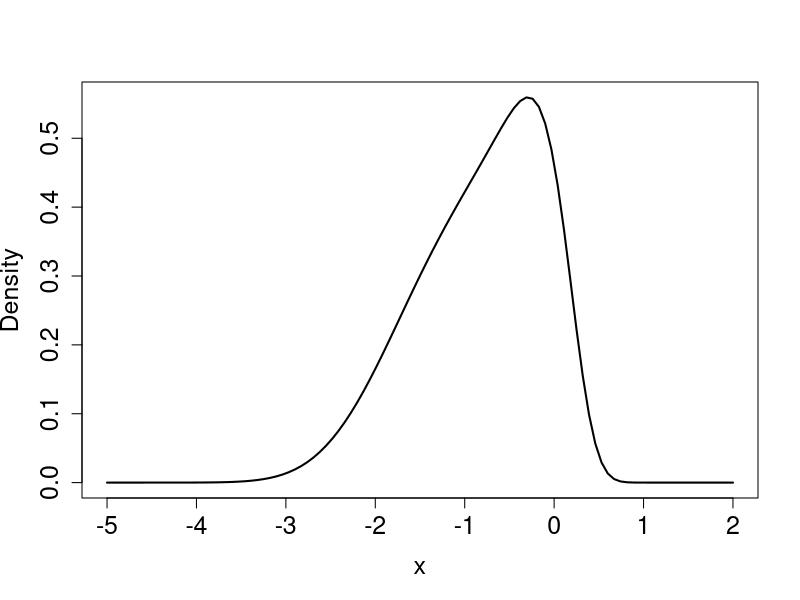
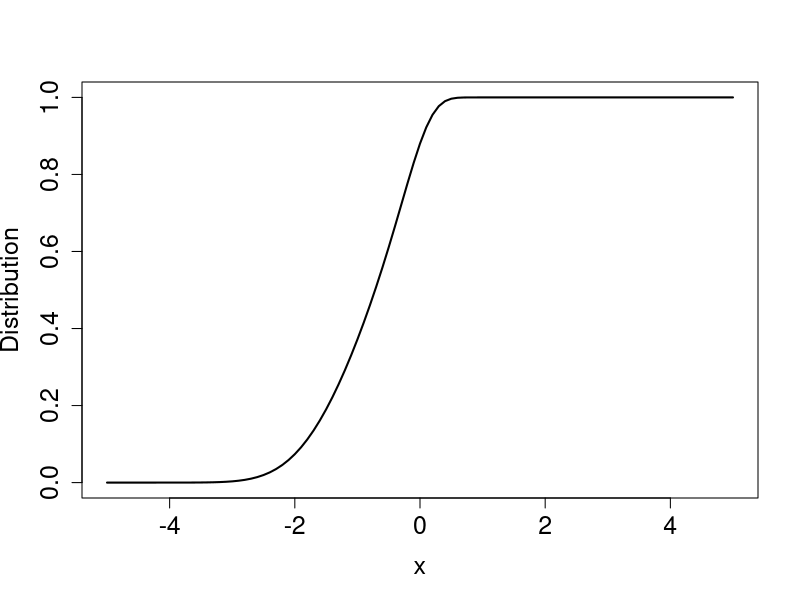
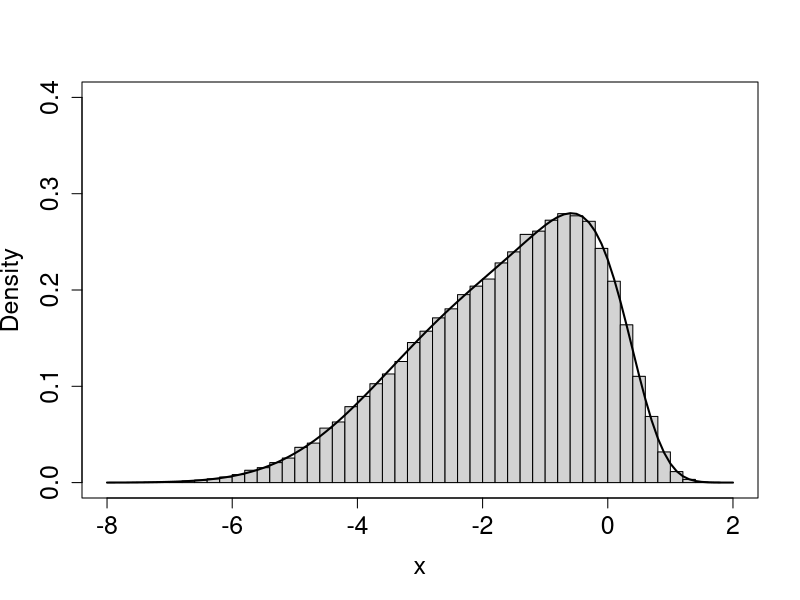

Write the R code that produced these figures, in order.
## ---- chunk 1
knitr::opts_chunk$set(echo = TRUE)
## ---- chunk 2
#######################################################################
# Original sinh-arcsinh
#######################################################################
rm(list=ls())
# PDF

dsas <- function(x,mu,sigma,epsilon,delta,log=FALSE){
  ifelse(sigma>0 & delta>0,
         logPDF <- dnorm(sinh(delta*asinh((x-mu)/sigma)-epsilon),0,1,log=T) + log(delta) + log(cosh(delta*asinh((x-mu)/sigma)-epsilon)) -0.5*log(1+(x-mu)^2/sigma^2) - log(sigma),
         logPDF <- 'parameters out of range')
  ifelse( is.numeric(logPDF),ifelse( log, return(logPDF), return(exp(logPDF)) ), logPDF )
}

# Example
tempf <- function(x) dsas(x,0,1,-1,1.5)
curve(tempf,-5,2,lwd=2,xlab="x",ylab="Density",cex.axis=1.5,cex.lab=1.5)
integrate(tempf,-Inf,Inf)


# CDF
psas <- function(x,mu,sigma,epsilon,delta,log.p=FALSE){
  ifelse(sigma>0 & delta>0,
         logCDF <- pnorm(sinh(delta*asinh((x-mu)/sigma)-epsilon),0,1,log.p=T),
         logCDF <- 'parameters out of range')
  ifelse( is.numeric(logCDF),ifelse( log.p, return(logCDF), return(exp(logCDF)) ), logCDF )
}

# Example
tempf <- function(x) psas(x,0,1,-1,1.5)
curve(tempf,-5,5,lwd=2,xlab="x",ylab="Distribution",cex.axis=1.5,cex.lab=1.5)


# Quantile function

qsas <- function(p,mu,sigma,epsilon,delta){
  ifelse(sigma>0 & delta>0,
         Q <- mu + sigma*sinh((asinh(qnorm(p)) + epsilon)/delta),
         Q <- 'parameters out of range')
  return(Q)
}

# Example
qsas(0.5,0,1,-1,1.5)
tempf(qsas(0.35,0,1,-1,1.5))


# Random number generation

rsas <- function(n,mu,sigma,epsilon,delta){
  ifelse(sigma>0 & delta>0,
         sample <- mu+sigma*sinh((asinh(rnorm(n,0,1))+epsilon)/delta),
         sample <- 'parameters out of range')
  return(sample)
}

# Example
tempf <- function(x) dsas(x,0,2,-1,1.5)
hist(rsas(100000,0,2,-1,1.5),probability=T,breaks=50,ylim=c(0,0.4),xlim=c(-8,2),xlab="x",ylab="Density",cex.axis=1.5,cex.lab=1.5,main="")
curve(tempf,-8,2,add=T,lwd=2)
box()
